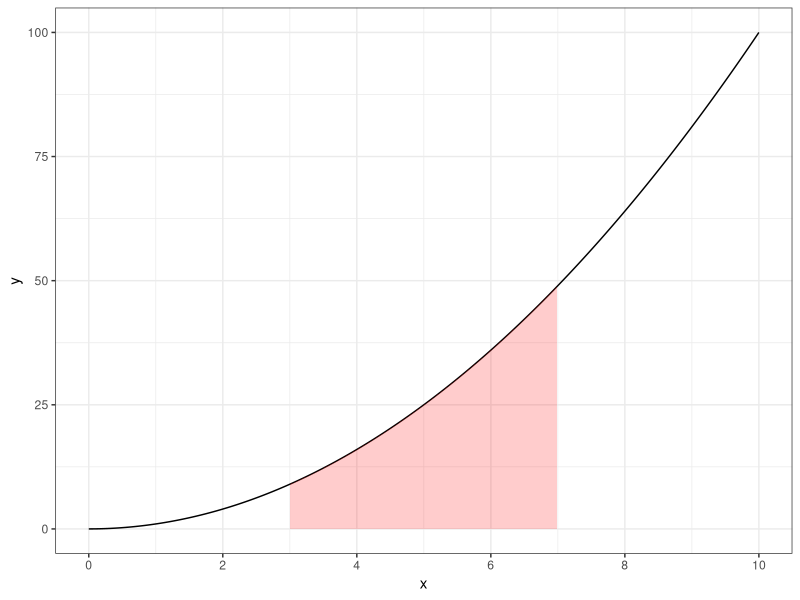
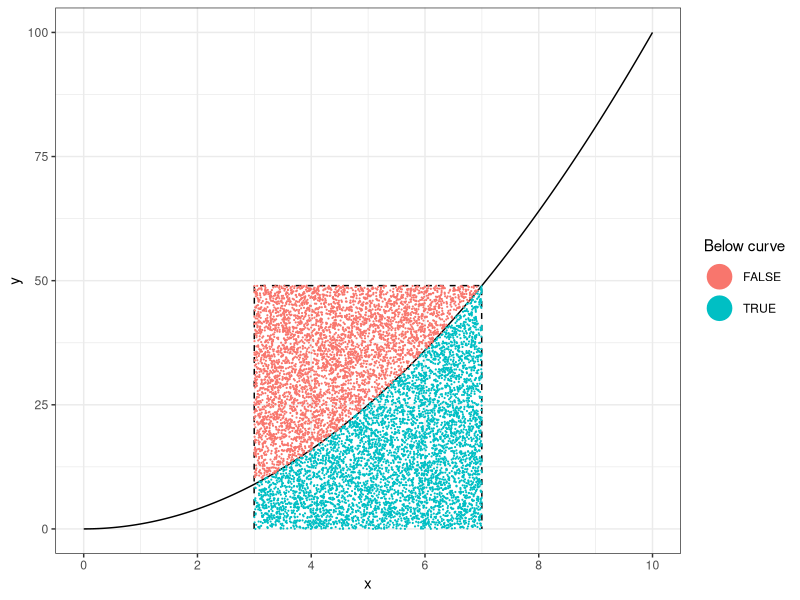

These figures' R source, in order:
library(tidyverse)

# Coins ----------------------------

# "Fair" coin tosses:
coin <- c("heads", "tails")
N <- 10000
tosses <- sample(x = coin, size = N, replace = TRUE)
head(tosses)
# Probability of getting "heads":
sum(tosses == "heads") / N

# Less "fair" coin tosses:
tosses <- sample(x = coin, size = N, replace = TRUE, prob = c(0.4, 0.6))
sum(tosses == "heads") / N


# Dice ----------------------------

# What is the probability of rolling one 6-sided dice 3 times and getting the sequence 1, 3, 5?
dice <- c(1, 2, 3, 4, 5, 6)
N <- 10000
rolls <- tibble(
  roll1 = sample(x = dice, size = N, replace = TRUE),
  roll2 = sample(x = dice, size = N, replace = TRUE),
  roll3 = sample(x = dice, size = N, replace = TRUE))
numObs <- rolls %>%
  filter(roll1 == 1, roll2 == 3, roll3 == 5) %>%
  nrow()
numObs / N

# Actual probability of getting sequence 1, 3, 5:
(1/6)^3


# Practice: Coins & Dice  ----------------------------

# If you flipped a coin 3 times in a row, what is the probability that you'll get three "tails" in a row?

# If you rolled 2 dice, what is the probability that you'll get "snake-eyes" (two 1's)?

# If you rolled 2 dice, what is the probability that you'll get an outcome that sums to 8?


# When replace = FALSE  ----------------------------

# What are the odds that 3 cards drawn from a 52-card deck will sum to an even number? Set aces to 1 and all "face" cards (Jack, Queen, King) equal to 10.

deck <- rep(c(seq(10), 10, 10, 10), 4)
N <- 100000
count <- 0
for (i in 1:N) {
   cards = sample(x = deck, size = 3, replace = FALSE) #<<
   if (sum(cards) %% 2 == 0) {
      count <- count + 1
   }
}
count / N


# Practice: Cards  ----------------------------

# What are the odds that four cards drawn from a 52-card deck will have the same suit?

# What are the odds that five cards drawn from a 52-card deck will sum to a prime number? Set aces to 1 and all "face" cards (Jack, Queen, King) equal to 10. Hint: use `isPrime()` as a helper.

isPrime <- function(n) {
    if (n == 2) { return(TRUE) }
    for (i in seq(2, n-1)) {
        if (n %% i == 0) {
            return(FALSE)
        }
    }
    return(TRUE)
}


# Discrete vs. continuous random numbers ----------------------------

# `sample()`: Takes random samples from `x`
sample(x = c(0, 1), size = 10, replace = TRUE)

# `runif()`: Takes random samples of numbers between upper and lower bound
runif(n = 10, min = 0, max = 1)


# Monte Carlo Integration ----------------------------
# Integration = compute the area "under the curve"

# Example: Find the area of $y = x^2$ between $3 < x < 7$

# Make main function plot:
x  <- seq(0, 10, by = 0.01)
df <- data.frame(x = x, y = x^2)
func_plot <- ggplot(data = df) +
    geom_line(aes(x = x, y = y)) +
    scale_x_continuous(breaks = seq(0, 10, 2), limits = c(0, 10)) +
    theme(text = element_text(size=20)) +
    theme_bw() +
    geom_area(data = df %>% filter(x > 3 & x < 7),
        aes(x = x, y = y), alpha = 0.2, fill = 'red')
func_plot

# Simulate points:
N <- 10000
points <- tibble(
    x = runif(N, min = 3, max = 7),
    y = runif(N, min = 0, max = 7^2)) %>%
    mutate(belowCurve = y <= x^2)
head(points)

# Make points plot:
points_plot <- ggplot(data = df) +
    geom_line(aes(x = x, y = y)) +
    scale_x_continuous(breaks = seq(0, 10, 2), limits = c(0, 10)) +
    theme(text = element_text(size=20)) +
    theme_bw() +
    geom_area(data = data.frame(x = c(3, 3, 7, 7), y = c(0, 7^2, 7^2, 0)),
              aes(x = x, y = y), alpha = 0, color = 'black', linetype = 2) +
    geom_point(data = points, aes(x = x, y = y, color=belowCurve), size=0.1) +
    # Change size of points in legend:
    guides(colour = guide_legend(override.aes = list(size=8))) +
    labs(color = 'Below curve')
points_plot

# Area of rectangle:
x <- 7 - 3
y <- 7^2
area_rectangle <- x*y
area_rectangle

# Estimate area under curve by counting points under curve:
points <- points %>%
    summarise(numBelowCurve = sum(belowCurve))
points_ratio <- points$numBelowCurve / N
areaUnderCurve <- area_rectangle * points_ratio
areaUnderCurve

# How did we do? Compute the error:
actualAreaUnderCurve <- (7^3 / 3) - (3^3 / 3)
actualAreaUnderCurve
error <- abs(actualAreaUnderCurve - areaUnderCurve)
error

# Error percent:
100*(error / actualAreaUnderCurve)


# Practice: Monte Carlo pi ----------------------------

# 1. Create a tibble with variables `x` and `y` that each contain 10,000 random points between -1 and 1, representing the (x, y) coordinates to a random point inside a square of side length 2 centered at `(x, y) = (0, 0)`. Hint: use `runif()`

# 2. Create a new variable, `radius`, that is equal to the distance from the center of the square (0, 0) to each (x, y) point.

# 3. Create the variable, `pointInCircle`, that is `TRUE` if the point lies _within_ the circle inscribed in the square, and `FALSE` otherwise.

# 4. Create the scatterplot on the left (don't worry about the precise colors, dimensions, etc.).

# 5. Estimate $\pi$ by multiplying 4 times the ratio of points inside the circle to the total number of points


# Practice: Monte Hall Problem ----------------------------

# In this simulation, the prize is always behind door #1:

# - If you choose door #1, you must KEEP it to win.
# - If you choose door #2 or #3, you must SWAP to win.

# 1. Create the tibble, `choices`, with two variables: `door` contains the first door chosen (`1`, `2`, or `3`); `swap` contains a logical value (`TRUE` or `FALSE`) for whether the contestant chose to swap door. Hint: use `sample()`

# 2. Create a new tibble, `wins`, which contains only the rows from `choices` that resulted in a win.

# 3. Compute the percentage of times the contestant won after swapping doors.
